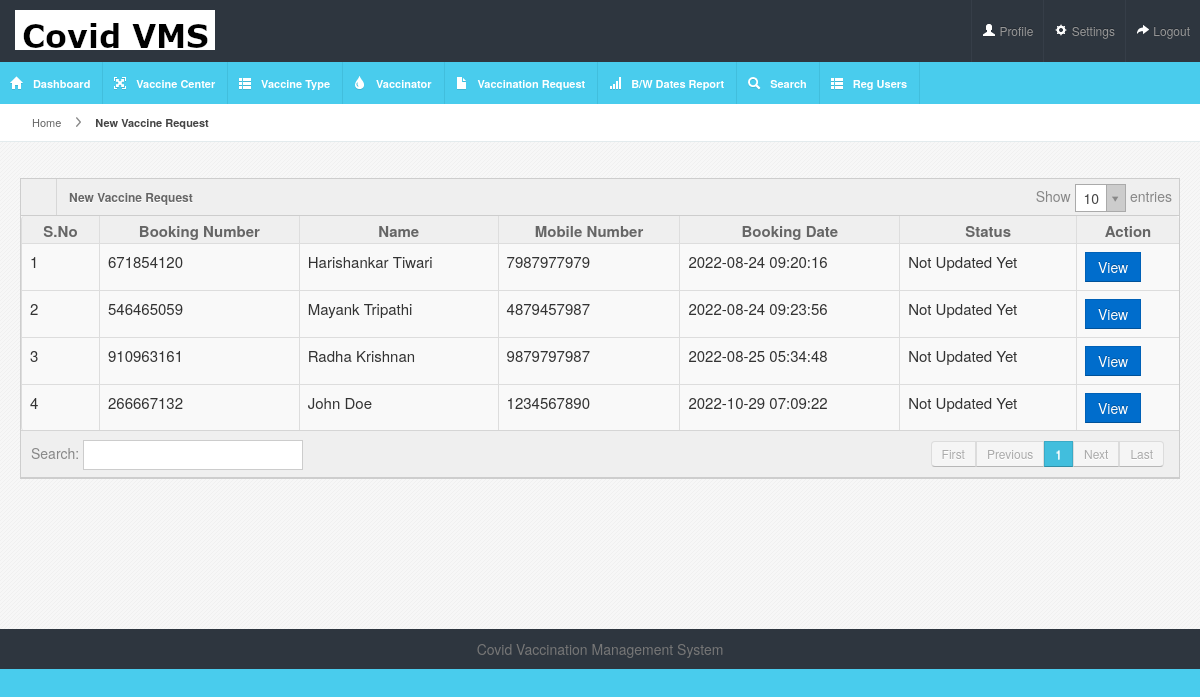
Page /covidvms/admin/new-vaccine-booking.php (signed in) on the committed database.
### tables this page shows
CREATE TABLE `tblvaccinationbooking` (
  `ID` int(5) NOT NULL,
  `UserID` int(5) DEFAULT NULL,
  `BookingNumber` int(10) DEFAULT NULL,
  `Patient` varchar(250) DEFAULT NULL,
  `Name` varchar(250) DEFAULT NULL,
  `MobileNumber` bigint(20) DEFAULT NULL,
  `IdentityProof` varchar(250) DEFAULT NULL,
  `IdentityNumber` varchar(250) DEFAULT NULL,
  `VaccineType` varchar(100) DEFAULT NULL,
  `VaccineCenterid` int(5) DEFAULT NULL,
  `DateofVaccination` date DEFAULT NULL,
  `BookingSlots` varchar(250) DEFAULT NULL,
  `Dose` varchar(250) DEFAULT NULL,
  `DateofBooking` timestamp NULL DEFAULT current_timestamp(),
  `Remark` varchar(250) DEFAULT NULL,
  `Status` varchar(250) DEFAULT NULL,
  `VaccinationDoneby` int(5) DEFAULT NULL,
  `UpdationDate` timestamp NULL DEFAULT NULL ON UPDATE current_timestamp()
);

### covidvms/admin/new-vaccine-booking.php (the view, shortened to what this page needs)
<?php
include('includes/dbconnection.php');
if (strlen($_SESSION['cvmsaid']==0)) {
  header('location:logout.php');
  } else{
?>
<!DOCTYPE html>
<html lang="en">
<head>
<link rel="stylesheet" href="../admin/css/bootstrap.min.css" />
<link rel="stylesheet" href="../admin/css/bootstrap-responsive.min.css" />
<link rel="stylesheet" href="../admin/css/uniform.css" />
<link rel="stylesheet" href="../admin/css/select2.css" />
<link rel="stylesheet" href="../admin/css/maruti-style.css" />
<link rel="stylesheet" href="../admin/css/maruti-media.css" class="skin-color" />
</head>
<body>
<?php include_once('includes/header.php');?>
<div id="content">
  <div id="content-header">
    <div id="breadcrumb"> <a href="dashboard.php" title="Go to Home" class="tip-bottom"><i class="icon-home"></i> Home</a> <a href="new-vaccine-booking.php" class="current">New Vaccine Request</a> </div>
  </div>
  <div class="container-fluid">
    <div class="row-fluid">
      <div class="span12">
        <div class="widget-box">
          <div class="widget-title">
             <span class="icon"><i class="icon-th"></i></span>
            <h5>New Vaccine Request</h5>
          </div>
          <div class="widget-content nopadding">
            <table class="table table-bordered data-table" style="font-size: 15px;">
              <thead>
                <tr >
                  <th style="font-size: 15px;">S.No</th>
                  <th style="font-size: 15px;">Booking Number</th>
                  <th style="font-size: 15px;">Name</th>
                  <th style="font-size: 15px;">Mobile Number</th>
                  <th style="font-size: 15px;">Booking Date</th>
                  <th style="font-size: 15px;">Status</th>
                  <th style="font-size: 15px;">Action</th>
                </tr>
              </thead>
              <tbody>
                <?php
$sql="SELECT * from tblvaccinationbooking where Status is null";
$query = $dbh -> prepare($sql);
$query->bindParam(':vcenid',$vcenid,PDO::PARAM_STR);
$query->execute();
$results=$query->fetchAll(PDO::FETCH_OBJ);
$cnt=1;
if($query->rowCount() > 0)
{
foreach($results as $row)
{               ?>
                <tr class="gradeX">
                  <td><?php echo htmlentities($cnt);?></td>
                                    <td><?php  echo htmlentities($row->BookingNumber);?></td>
                                    <td><?php  echo htmlentities($row->Name);?></td>
                                    <td><?php  echo htmlentities($row->MobileNumber);?></td>
                                    <td><?php  echo htmlentities($row->DateofBooking);?></td>
                                     <?php if($row->Status==""){ ?>
                     <td><?php echo "Not Updated Yet"; ?></td>
<?php } else { ?>                  <td><?php  echo htmlentities($row->Status);?>
                  </td>
                  <?php } ?>
                                    <td><a href="view-vaccination-detail.php?editid=<?php echo htmlentities ($row->ID);?>&&bookid=<?php echo htmlentities ($row->BookingNumber);?>" class="btn btn-primary">View</a></td>
                </tr><?php $cnt=$cnt+1;}} ?>
              </tbody>
            </table>
          </div>
        </div>
      </div>
    </div>
  </div>
</div>
<?php include_once('includes/footer.php');?>
</body>
</html><?php }  ?>

### covidvms/admin/css/maruti-style.css (style rules this page uses)
* { outline:none !important; -moz-outline: none !important; }
body { overflow-x: hidden; margin-top: -10px; }
select, textarea, input[type="text"], input[type="password"], input[type="datetime"], input[type="datetime-local"], input[type="date"], input[type="month"], input[type="time"], input[type="week"], input[type="number"], input[type="email"], input[type="url"], input[type="search"], input[type="tel"], input[type="color"], .uneditable-input, .label, .dropdown-menu, .btn, .well, .progress, .table-bordered, .btn-group > .btn:first-child, .btn-group > .btn:last-child, .btn-group > .btn:last-child, .btn-group > .dropdown-toggle, .alert { border-radius:0px; }
.btn, textarea, input[type="text"], input[type="password"], input[type="datetime"], input[type="datetime-local"], input[type="date"], input[type="month"], input[type="time"], input[type="week"], input[type="number"], input[type="email"], input[type="url"], input[type="search"], input[type="tel"], input[type="color"], .uneditable-input { box-shadow:none; }
.progress, .progress-success .bar, .progress .bar-success, .progress-warning .bar, .progress .bar-warning, .progress-danger .bar, .progress .bar-danger, .progress-info .bar, .progress .bar-info, .btn, .btn-primary { background-image:none; }
#content { background:url(../images/backgrounds/bodyBg.png) repeat #fff; margin-left:0px; margin-right: 0; margin-top:80px; padding-bottom: 25px; position: relative; min-height: 500px; width: auto; }
#content-header { position: abslute; width: 100%; margin-top: -38px; z-index: 20; }
.container-fluid .row-fluid:first-child { margin-top: 20px; }
#breadcrumb { background-color: #fff; border-bottom: 1px solid #e3ebed; }
#breadcrumb a { padding: 8px 20px 8px 10px; display: inline-block; background-image: url('../img/breadcrumb.png'); background-position: center right; background-repeat: no-repeat; font-size: 11px; color: #666666; }
#breadcrumb a:last-child { background-image:none; }
#breadcrumb a.current { font-weight: bold; color: #444444; }
#breadcrumb a i { margin-right: 5px; opacity: .6; }
.stat-boxes .peity_bar_good, .stat-boxes .peity_line_good, { color: #459D1C; }
.widget-box { background: none repeat scroll 0 0 #F9F9F9; border-top: 1px solid #CDCDCD; border-left: 1px solid #CDCDCD; border-right: 1px solid #CDCDCD; clear: both; margin-top: 16px; margin-bottom: 16px; position: relative; }
.widget-title, .modal-header, .table th, div.dataTables_wrapper .ui-widget-header { background-color: #efefef; border-bottom: 1px solid #CDCDCD; height: 36px; }
.widget-title span.icon { border-right: 1px solid #cdcdcd; padding: 9px 10px 7px 11px; float: left; opacity: .7; }
.widget-title h5 { color: #666666; text-shadow: 0 1px 0 #ffffff; float: left; font-size: 12px; font-weight: bold; padding: 12px; line-height: 12px; margin: 0; }
.widget-content { padding: 12px 15px; border-bottom: 1px solid #cdcdcd; }
.table th { height: auto; font-size: 14px; padding: 5px 10px 2px; border-bottom: 0; text-align: center; color: #666666; }
.nopadding { padding: 0 !important; }
.nopadding .table { margin-bottom: 0; }
.nopadding .table-bordered { border: 0; }

### covidvms/admin/css/maruti-media.css (style rules this page uses)
body { background:#49CCED; }

### rows in the picture
tblvaccinationbooking: BookingNumber "671854120", Name "Harishankar Tiwari", MobileNumber "7987977979", DateofBooking "2022-08-24 09:20:16", shows "Not Updated Yet"
tblvaccinationbooking: BookingNumber "546465059", Name "Mayank Tripathi", MobileNumber "4879457987", DateofBooking "2022-08-24 09:23:56", shows "Not Updated Yet"
tblvaccinationbooking: BookingNumber "910963161", Name "Radha Krishnan", MobileNumber "9879797987", DateofBooking "2022-08-25 05:34:48", shows "Not Updated Yet"
tblvaccinationbooking: BookingNumber "266667132", Name "John Doe", MobileNumber "1234567890", DateofBooking "2022-10-29 07:09:22", shows "Not Updated Yet"
